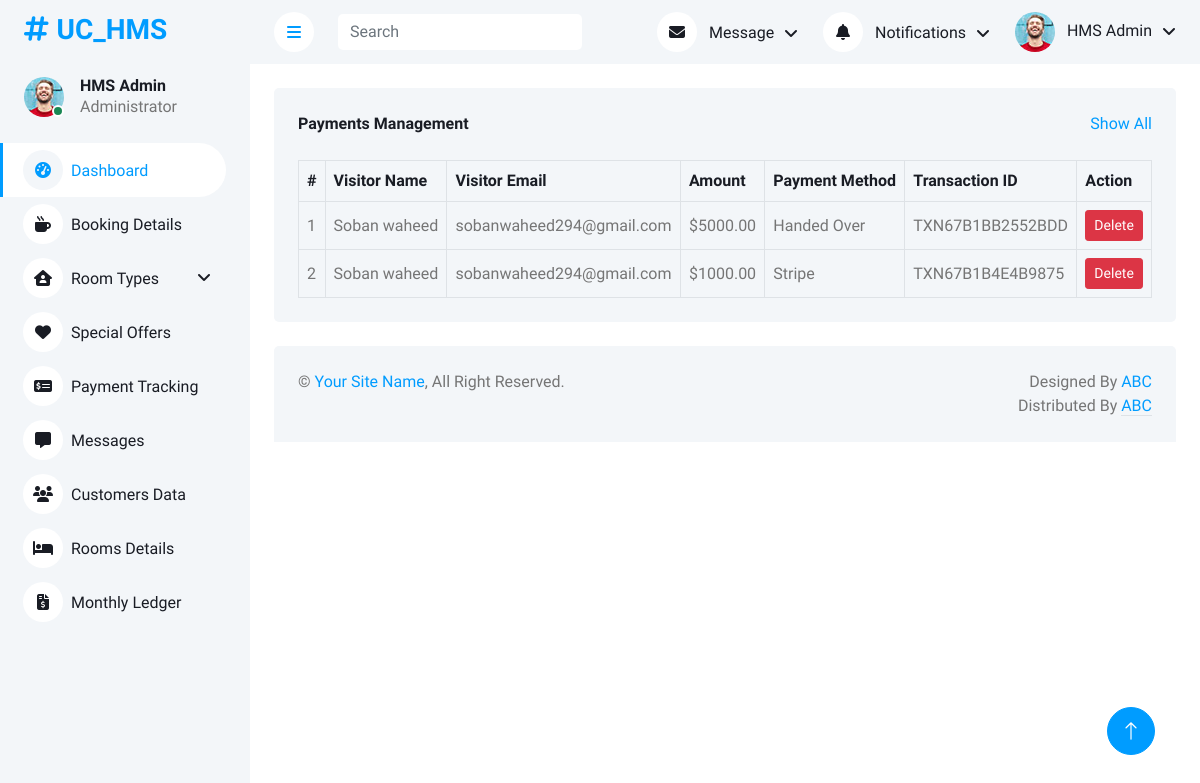
The page /HMS/admin/payment_tracking.php (signed in) on the database its author committed.
### tables this page shows
CREATE TABLE `payments` (
  `payment_id` int(11) NOT NULL,
  `amount` decimal(10,2) NOT NULL,
  `payment_status` enum('Paid','Unpaid') DEFAULT 'Unpaid',
  `payment_method` varchar(50) DEFAULT NULL,
  `transaction_id` varchar(255) DEFAULT NULL,
  `created_at` timestamp NOT NULL DEFAULT current_timestamp(),
  `updated_at` timestamp NOT NULL DEFAULT current_timestamp() ON UPDATE current_timestamp(),
  `visitor_logs_id` int(11) NOT NULL
);

CREATE TABLE `visitor_logs` (
  `visitor_logs_id` int(11) NOT NULL,
  `visitor_name` varchar(100) NOT NULL,
  `contact_number` varchar(15) DEFAULT NULL,
  `visitor_email` varchar(255) NOT NULL,
  `check_in` datetime NOT NULL,
  `check_out` datetime DEFAULT NULL,
  `total_persons` int(11) NOT NULL DEFAULT 1,
  `purpose_of_visit` text DEFAULT NULL,
  `created_at` timestamp NOT NULL DEFAULT current_timestamp(),
  `room_category_id` int(11) NOT NULL,
  `status` enum('Pending','Confirmed','Checked-Out','Cancelled') NOT NULL DEFAULT 'Pending',
  `room_adjusted` tinyint(1) DEFAULT 0,
  `payment_status` enum('Paid','Unpaid') DEFAULT 'Unpaid',
  `customer_id` int(11) NOT NULL
);

### HMS/admin/payment_tracking.php (the view, shortened to what this page needs)
<?php include("admin_header.php"); ?>
<div class="container-xxl position-relative bg-white d-flex p-0">
    <?php include("admin_sidebar.php"); ?>
    <div class="content">
        <?php include("admin_navigation.php"); ?>
        <div class="container-fluid pt-4 px-4">
            <div class="bg-light text-center rounded p-4">
                <div class="d-flex align-items-center justify-content-between mb-4">
                    <h6 class="mb-0">Payments Management</h6>
                    <a href="">Show All</a>
                </div>
                <div class="table-responsive">
                    <table class="table text-start align-middle table-bordered table-hover mb-0">
                    <thead>
                        <tr class="text-dark">
                            <th scope="col">#</th>
                            <th scope="col">Visitor Name</th>
                            <th scope="col">Visitor Email</th>
                            <th scope="col">Amount</th>
                            <th scope="col">Payment Method</th>
                            <th scope="col">Transaction ID</th>
                            <th scope="col">Action</th>
                        </tr>
                    </thead>
                    <tbody>
                        <?php
                        $sql = "SELECT p.*, v.visitor_name, v.visitor_email
                                FROM payments p
                                JOIN visitor_logs v ON p.visitor_logs_id = v.visitor_logs_id
                                ORDER BY p.created_at DESC";
                        $result = $conn->query($sql);
                        if ($result->num_rows > 0) {
                            $count = 1;
                            while ($row = $result->fetch_assoc()) {
                                echo "<tr>";
                                echo "<td>" . $count++ . "</td>";
                                echo "<td>" . htmlspecialchars($row['visitor_name']) . "</td>";
                                echo "<td>" . htmlspecialchars($row['visitor_email']) . "</td>";
                                echo "<td>$" . htmlspecialchars($row['amount']) . "</td>";
                                echo "<td>" . htmlspecialchars($row['payment_method'] ?: 'N/A') . "</td>";
                                echo "<td>" . ($row['transaction_id'] ? htmlspecialchars($row['transaction_id']) : 'N/A') . "</td>";
                                echo "<td><a href='#' class='btn btn-danger btn-sm delete-payment' data-id='" . $row['payment_id'] . "'>Delete</a></td>";
                                echo "</tr>";
                            }
                        } else {
                            echo "<tr><td colspan='7' class='text-center'>No payments found</td></tr>";
                        }
                        ?>
                    </tbody>
                    </table>
                </div>
            </div>
        </div>
        <?php include("admin_footer.php"); ?>

### HMS/admin/css/style.css (style rules this page uses)
:root { --primary: #009CFF; --light: #F3F6F9; --dark: #191C24; }
.btn { transition: .5s; }
.content { margin-left: 250px; min-height: 100vh; background: #FFFFFF; transition: 0.5s; }
@media (min-width: 992px) { .content { width: calc(100% - 250px); } }

### rows shown on the page
payments: visitor_logs.visitor_name "Soban waheed", visitor_logs.visitor_email "sobanwaheed294@gmail.com", amount "5000.00", payment_method "Handed Over", transaction "TXN67B1BB2552BDD"
payments: visitor_logs.visitor_name "Soban waheed", visitor_logs.visitor_email "sobanwaheed294@gmail.com", amount "1000.00", payment_method "Stripe", transaction "TXN67B1B4E4B9875"
